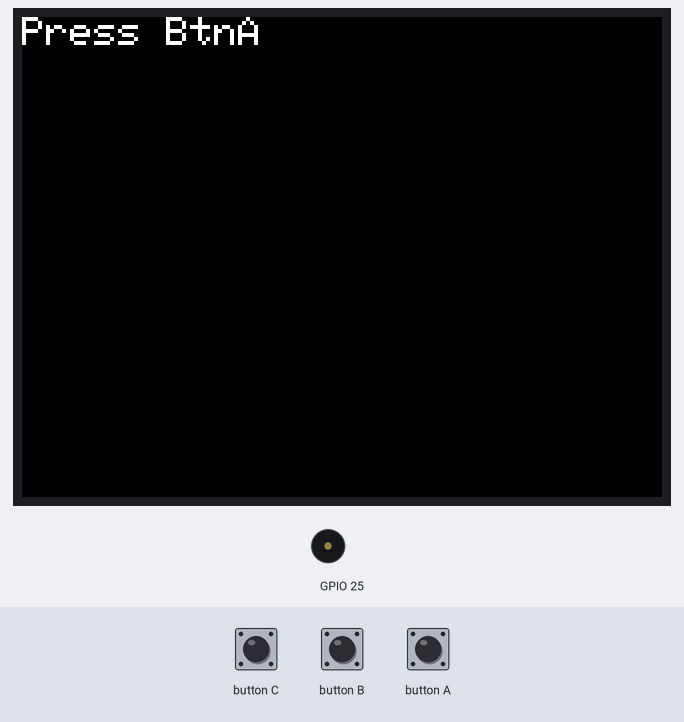
Recording of a sketch running on a simulated ESP32. Parts: 320×240 colour display, buzzer (waves = sounding). The inputs (shaded band) are chosen by the test bench.

Above: at 1.3 s.
1.4 s: button A pressed for 0.15 s
Timing chart, 0 to 6.0 s (numbered marks = the images above; inputs shaded):
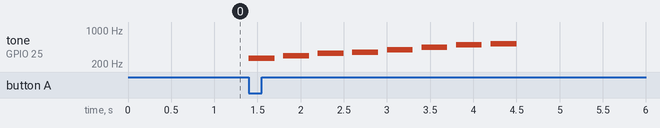

Measured:
- after the input at 1.4 s, tone on GPIO 25: plays 262 Hz for 0.30 s, 294 Hz for 0.30 s, 330 Hz for 0.30 s, 349 Hz for 0.30 s, 392 Hz for 0.30 s, 440 Hz for 0.30 s … (8 notes in this stretch), starting at once

The sketch:

melody.ino
```cpp
// 第10回: ドレミファソラシド のメロディ再生
// 動作: BtnA(M5ロゴ) を押すたびにメロディを 1 回再生

#include <M5Unified.h>

int melody[] = {262, 294, 330, 349, 392, 440, 494, 523};

void playMelody() {
  for (int i = 0; i < 8; i++) {
    M5.Speaker.tone(melody[i], 300);
    delay(400);
  }
}

void setup() {
  M5.begin();
  M5.Speaker.setVolume(128);
  M5.Display.setTextSize(2);
  M5.Display.println("Press BtnA");
}

void loop() {
  M5.update();
  if (M5.BtnA.wasPressed()) {
    playMelody();
  }
}
```
